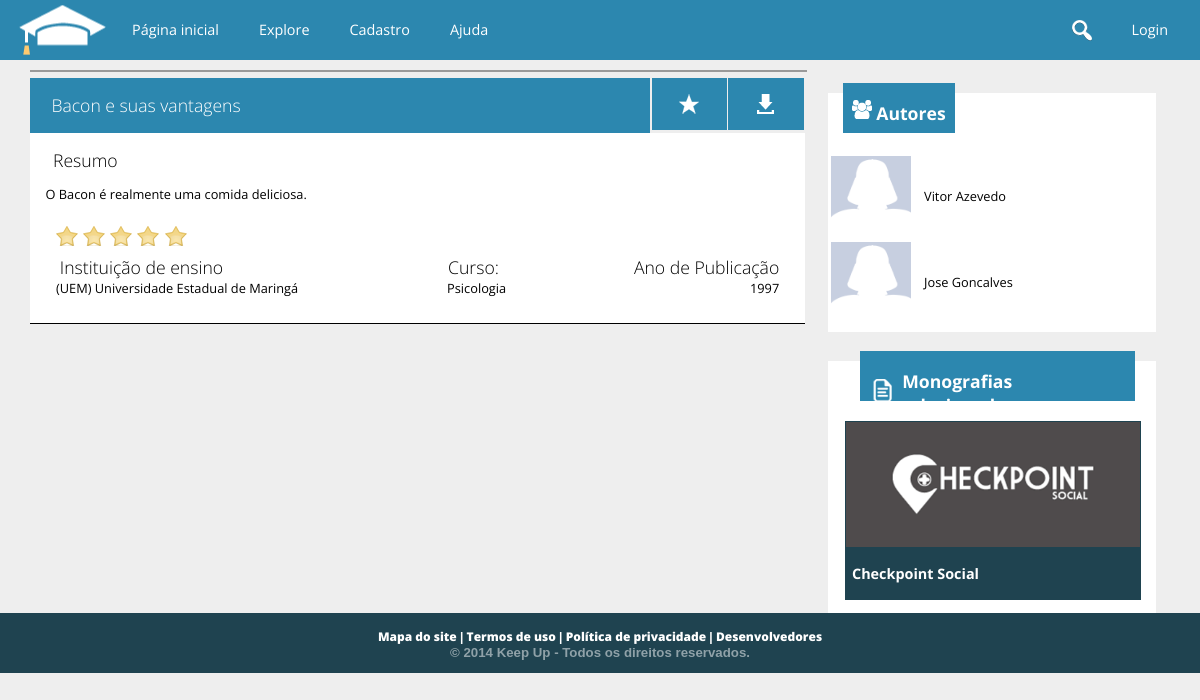
Screenshot of /trabalho.php?t=1 with the database file from the repository.
### tables this page shows
CREATE TABLE `trabalho` (
  `cd_trabalho` int(11) NOT NULL AUTO_INCREMENT,
  `nm_titulo` varchar(200) NOT NULL,
  `ds_resumo` text,
  `cd_escola` int(11) NOT NULL,
  `cd_curso` int(11) NOT NULL,
  `dt_publicado` datetime NOT NULL,
  `aa_publicacao` int(4) NOT NULL,
  `tx_pchave` varchar(255) DEFAULT '',
  PRIMARY KEY (`cd_trabalho`),
  KEY `fk_trabalhoescola` (`cd_escola`),
  KEY `fk_trabalhocurso` (`cd_curso`),
  CONSTRAINT `fk_trabalhocurso` FOREIGN KEY (`cd_curso`) REFERENCES `curso` (`cd_curso`),
  CONSTRAINT `fk_trabalhoescola` FOREIGN KEY (`cd_escola`) REFERENCES `escola` (`cd_escola`)
);

CREATE TABLE `escola` (
  `cd_escola` int(11) NOT NULL AUTO_INCREMENT,
  `cd_usuario` int(11) NOT NULL,
  `nm_escola` varchar(300) NOT NULL,
  `nm_cnpj` char(14) NOT NULL,
  `tx_url_avatar` text,
  `tx_info` text,
  `tx_endereco` varchar(150) DEFAULT NULL,
  `tx_contato` text,
  `tx_url_externo` text,
  `cd_cidade` int(11) DEFAULT NULL,
  PRIMARY KEY (`cd_escola`),
  UNIQUE KEY `cd_usuario` (`cd_usuario`),
  UNIQUE KEY `nm_cnpj` (`nm_cnpj`),
  KEY `fk_escolacidade` (`cd_cidade`),
  CONSTRAINT `fk_escolacidade` FOREIGN KEY (`cd_cidade`) REFERENCES `cidade` (`cd_cidade`),
  CONSTRAINT `fk_escolausuario` FOREIGN KEY (`cd_usuario`) REFERENCES `usuario` (`cd_usuario`)
);

CREATE TABLE `curso` (
  `cd_curso` int(11) NOT NULL AUTO_INCREMENT,
  `nm_curso` varchar(100) NOT NULL,
  `vl_nivel` tinyint(4) NOT NULL,
  `cd_area` int(11) NOT NULL,
  PRIMARY KEY (`cd_curso`),
  UNIQUE KEY `nm_curso` (`nm_curso`),
  KEY `fk_curso_area` (`cd_area`),
  CONSTRAINT `fk_curso_area` FOREIGN KEY (`cd_area`) REFERENCES `area` (`cd_area`)
);

CREATE TABLE `aluno` (
  `cd_aluno` int(11) NOT NULL AUTO_INCREMENT,
  `cd_usuario` int(11) NOT NULL,
  `nm_aluno` varchar(100) NOT NULL,
  `dt_nascimento` date NOT NULL,
  `tx_bio` text,
  `nm_url_avatar` text,
  `nm_fb` varchar(50) DEFAULT NULL,
  `tx_url_linkedin` text,
  `tx_url_externo` text,
  `nm_profissao` varchar(50) DEFAULT NULL,
  `cd_cidade` int(11) DEFAULT NULL,
  PRIMARY KEY (`cd_aluno`),
  UNIQUE KEY `cd_usuario` (`cd_usuario`),
  KEY `fk_alunocidade` (`cd_cidade`),
  CONSTRAINT `fk_alunocidade` FOREIGN KEY (`cd_cidade`) REFERENCES `cidade` (`cd_cidade`),
  CONSTRAINT `fk_alunousuario` FOREIGN KEY (`cd_usuario`) REFERENCES `usuario` (`cd_usuario`)
);

### conexao.class.php (called while the page is built, shortened)
<?php
class Conexao {
	private $host = "localhost:3307";
	private $usuario = "root";
	private $senha = "usbw";
	private $banco = "keepup";
	private function conectar() {
		if($this->conexao = mysql_connect($this->host, $this->usuario, $this->senha)) {
			if($this->conexaoBanco = mysql_select_db($this->banco)) {
				return $this;
			}
		}
		die(mysql_error());
	}
	public function consultar($sql) {
		if($query = mysql_query($sql)) {
			$arr_resultado = array();
			while($resultado = mysql_fetch_array($query)) {
				array_push($arr_resultado, $resultado);
			}
			return $arr_resultado;
		}
		else {
			echo mysql_error();
			$this->desconectar();
			return false;
		}
	}
}
?>

### public_html/trabalho.php (the view, shortened to what this page needs)
<?php
require("../conexao.class.php");
$conexao = new Conexao();
$cd_trabalho = $_GET['t'];
$comando = "SELECT * FROM trabalho WHERE cd_trabalho = $cd_trabalho";
$trabalho = $conexao->consultar($comando);
$cd_escola = $trabalho[0]['cd_escola'];
$comando = "SELECT nm_escola FROM escola WHERE cd_escola = $cd_escola";
$escola = $conexao->consultar($comando);
$comando =
    "SELECT
        al.nm_aluno 'nome', al.cd_usuario 'cdUser', al.cd_aluno 'cd', al.nm_url_avatar 'urlAvatar',
        c.nm_curso 'nmCurso'
    FROM
        autoria au, trabalho t, aluno al, curso c
    WHERE
        t.cd_trabalho = $cd_trabalho and
        au.cd_trabalho = t.cd_trabalho and
        au.cd_aluno = al.cd_aluno and
        t.cd_curso = c.cd_curso";
$autores = $conexao->consultar($comando);
$relacionados = $conexao->consultar(
	"    SELECT * FROM trabalho t where cd_curso = {$trabalho[0]["cd_curso"]}
    order by rand() limit 3;"
);
$somaAvaliacoes = "SELECT sum(vl_voto) FROM voto WHERE cd_trabalho = $cd_trabalho";
$soma = $conexao->consultar($somaAvaliacoes);
            if($soma[0][0] <> null) {
                $qtVotos = $conexao->consultar("SELECT count(vl_voto) FROM voto WHERE cd_trabalho = $cd_trabalho");
                $total =  (int)$soma[0][0];
                $divide = (int)$qtVotos[0][0];
                $media = $total/$divide;
                $media = number_format($media, 1);
                $decimal = explode('.', $media);
                $comparar = $decimal[1];
                if($comparar <=5 ) { $media = floor($media);}
            }
?>
<!doctype html>
<html>
<head>
    <link href="cs/style_monografia.css" type="text/css" rel="stylesheet">
    <link href="cs/global.css" rel="stylesheet" type="text/css" />
</head>
<body>
	<?php
		include_once("header.php");
	?>
	 <section>
    	<div id="bloco1_esquerda_resumo" onmouseout='EstrelaCor(<?php if(isset($media)) { echo $media;}?>)'>
                <div id="imagem_monografia">
                </div>
        		<div id="bloco1_esquerda_titulo" style="height:auto">
                	<h1><?php echo $trabalho[0]['nm_titulo']; ?></h1>
                </div>
                	<a href="#">
                <div id="bloco1_esquerda_favorito"> </div>
                	</a>
                	<a href="docs/<?php echo $cd_trabalho; ?>/main.pdf" target="_blank">
                <div id="bloco1_esquerda_baixar"> </div>
                	</a>
                <div id="bloco1_esquerda_parte_escrita">
                	<h1> Resumo </h1>
                   <p><?php echo $trabalho[0]['ds_resumo'];?></p>
                    <div id="rodape_monografia">
                    	<table id="table_rodape">
                        	<tr>
                                 <td>
                                 <div id="votar">
                                <input type='image' title='Fraco'  class='estrela' src='images/stars.png' id='um' value='1' onmouseover='EstrelaCor("1")' onmouseout='EstrelaSemCor()' onclick="votar('1');">
                                <input type='image' title='Regular' class='estrela' src='images/stars.png' id='dois' value='2' onmouseover='EstrelaCor("2")' onmouseout='EstrelaSemCor()' onclick="votar('2');">
                                <input type='image' title='Bom' class='estrela' src='images/stars.png' id='tres' value='3' onmouseover='EstrelaCor("3")' onmouseout='EstrelaSemCor()' onclick="votar('3');">
                                <input type='image' title='Muito Bom' class='estrela' src='images/stars.png' id='quatro' value='4' onmouseover='EstrelaCor("4")' onmouseout='EstrelaSemCor()' onclick="votar('4');">
                                <input type='image' title='Excelente' class='estrela' src='images/stars.png' id='cinco' value='5' onmouseover='EstrelaCor("5")' onmouseout='EstrelaSemCor()' onclick="votar('5');">
                                </div>
                                </td>
                            </tr>
                            <tr>
                            <td>
                            	<h1> Instituição de ensino </h1>
                                <p> <?php echo $escola[0]['nm_escola'];?> </p>
                            </td>
                            	<td> <h1> Curso: </h1> <p><?php echo $autores[0]['nmCurso'];?></p> </td>
                                <td style="text-align:right;"> <h1> Ano de Publicação </h1> <p><?php echo $trabalho[0]['aa_publicacao']; ?></p></td>
                            </tr>
                        </table>
                    </div>
                </div>
        </div>
        <div id="direita" style="height:auto">
            <div id="bloco3_autores">
            	<header class="UltimosTrabalhos">
                          <div class="latest_posts">
		                          <table>
                                  	<tr>
                                    	<td> <img src="../../images/index_icons/autores.png"> </td>
                                  		<td> <h1> Autores </h1> </td>
                                    </tr>
                                  </table>
                          </div>
                    </header>
	<?php foreach ($autores as $autor) { ?>
        <a href='usuario.php?u=<?php echo $autor['cd']; ?>' style="color:black;">
           <table id="table_autores">
              <tr>
              <td style="width:80px">
                            	<div id="foto_usuario_monografia">
				<?php if($autor['urlAvatar'] <> '') { ?>
                    <img src="images/upload/<?php echo "{$autor['cdUser']}/{$autor['urlAvatar']}"; ?>" class="imagem_usuario">
                <?php }
                else { ?>
                    <img src="images/default/usericon.png" class="imagem_usuario">
                <?php } ?>
                </div>
                </td>
                <td style="padding-left:10px">
				<?php
                	echo "<p>{$autor['nome']}</p>";
                ?>
                </td>
            </tr>
            </table>
        </a>
    <?php } ?>
			</div>
           <?php if(sizeof($relacionados) > 0) { ?>
            <div id="bloco4_monografia_relacionada">
                    <header class="UltimosTrabalhos">
                              <div class="latest_posts">
                                  <table>
                                    <tr>
                                        <td> <img src="images/perfil_usuario/monografias.png" width="30"> </td>
                                        <td> <h1> Monografias relacionadas </h1> </td>
                                    </tr>
                                  </table>
                              </div>
                        </header>
                    <a href="#">
                        <div id="cada_monografia_relacionada">
                            <div class="imagem_monografia_relacionada">
                                <img src="../../images/imagens_monografias/logo5.png" class="imagem_relacionada">
                            </div>
                            <footer class="titulo_relacionada"> <h1> Checkpoint Social </h1>  </footer>
                        </div>
                    </a>
                </div>
            </div>
           <?php } ?>
    </section>
    <?php
		include_once("footer.php");
	?>
</body>
</html>

### public_html/cs/style_monografia.css (style rules this page uses)
section { width:95%; height:auto; margin:auto; }
p { font-size:.8em; }
#imagem_monografia { width:100%; background-color:white; margin-bottom:2%; border:1px solid rgba(0,0,0,.4); text-align:center; max-height:300px; }
.imagem_usuario { width:100%; max-height:100%; }
#bloco1_esquerda_resumo { width:68%; height:auto; color:white; margin:0; padding-top:10px; float:left; }
#bloco1_esquerda_resumo h1 { margin:0; margin-left:1%; font-weight:100; font-size:1.1em; }
#bloco1_esquerda_titulo { width:76%; padding:2%; height:20px; margin-top:-10px; background-color:#2c87af; float:left; margin-right:0.2%; overflow:hidden; }
#bloco1_esquerda_favorito { width:5.7%; height:20px; padding:2%; margin-top:-10px; background-color:#2c87af; float:left; margin-right:0.2%; background-image:url(../images/index_icons/star.png); background-position:center; background-repeat:no-repeat; -webkit-transition: background-color; -webkit-transition-duration:0.1s ; -webkit-transition-timing-function:ease-in; }
#bloco1_esquerda_baixar { width:5.7%; height:20px; padding:2%; margin-top:-10px; background-color:#2c87af; float:left; background-image:url(../images/index_icons/favorito.png); background-position:center; background-repeat:no-repeat; -webkit-transition: background-color; -webkit-transition-duration:0.1s ; -webkit-transition-timing-function:ease-in; }
#bloco1_esquerda_parte_escrita { width:96%; height:auto; padding:2%; background-color:white; clear:both; color:black; border-bottom:1px solid black; }
#direita { width:30%; float:right; height:auto; height:60px; }
.UltimosTrabalhos { margin-top:20px; width:97%; background-color:white; margin:auto; MARGIN-TOP:10%; }
.latest_posts { float:left; width:auto; padding-left:2%; padding-right:2%; height:50px; margin-top:-10px; background-color:#2c87af; color:white; margin-left:10px; }
.latest_posts h1 { font-size:1.1em; margin-top:15px; }
#bloco3_autores { width:96%; height:auto; background-color:white; margin-top:5%; padding-bottom:2%; }
#table_autores { width:100%; }
#table_autores tr { -webkit-transition: background-color; -webkit-transition-duration:0.1s ; -webkit-transition-timing-function:ease-in; }
#bloco4_monografia_relacionada { width:86%; height:auto; background-color:white; margin-top:5%; padding-bottom:2%; padding-right:5%; padding-left:5%; }
#cada_monografia_relacionada { width:100%; height:175px; background-color:orange; margin-bottom:10px; }
.imagem_monografia_relacionada { width:100%; height:125px; background-color:white; border:1px solid #1f4350; }
.imagem_relacionada { width:100%; height:100%; text-align:left; position:relative; opacity:.8; -webkit-transition: opacity; -webkit-transition-duration:0.1s ; -webkit-transition-timing-function:ease-in; }
a:link { text-decoration:none; }
.titulo_relacionada { width:96%; height:50px; background-color:#1f4350; border:1px solid #1f4350; color:white; padding-left:2%; padding-right:2%; }
.titulo_relacionada h1 { margin:15px 0 0 0; font-size:.9em; }
#foto_usuario_monografia { width:80px; height:80px; margin:auto; }
#rodape_monografia { width:98%; padding:1%; }
#table_rodape { width:100%; }
#rodape_monografia p { margin:0; }

### public_html/cs/global.css (style rules this page uses)
* { font-family: 'Open Sans', sans-serif; }
body { margin:0; padding:0; font-family:Verdana, Geneva, sans-serif; border:0; background-color:#eeeeee; }
header { width:100%; height:60px; background-color:#2c87af; color:white; }
table { margin:auto; }
footer { width:100%; height:60px; clear:both; background-color:#1f4350; }

### rows the page displays
trabalho: nm_titulo "Bacon e suas vantagens", ds_resumo "O Bacon é realmente uma comida deliciosa.", aa_publicacao "1997"
escola: nm_escola "(UEM) Universidade Estadual de Maringá"
curso: nm_curso "Psicologia"
aluno: nm_aluno "Vitor Azevedo"
aluno: nm_aluno "Jose Goncalves"
